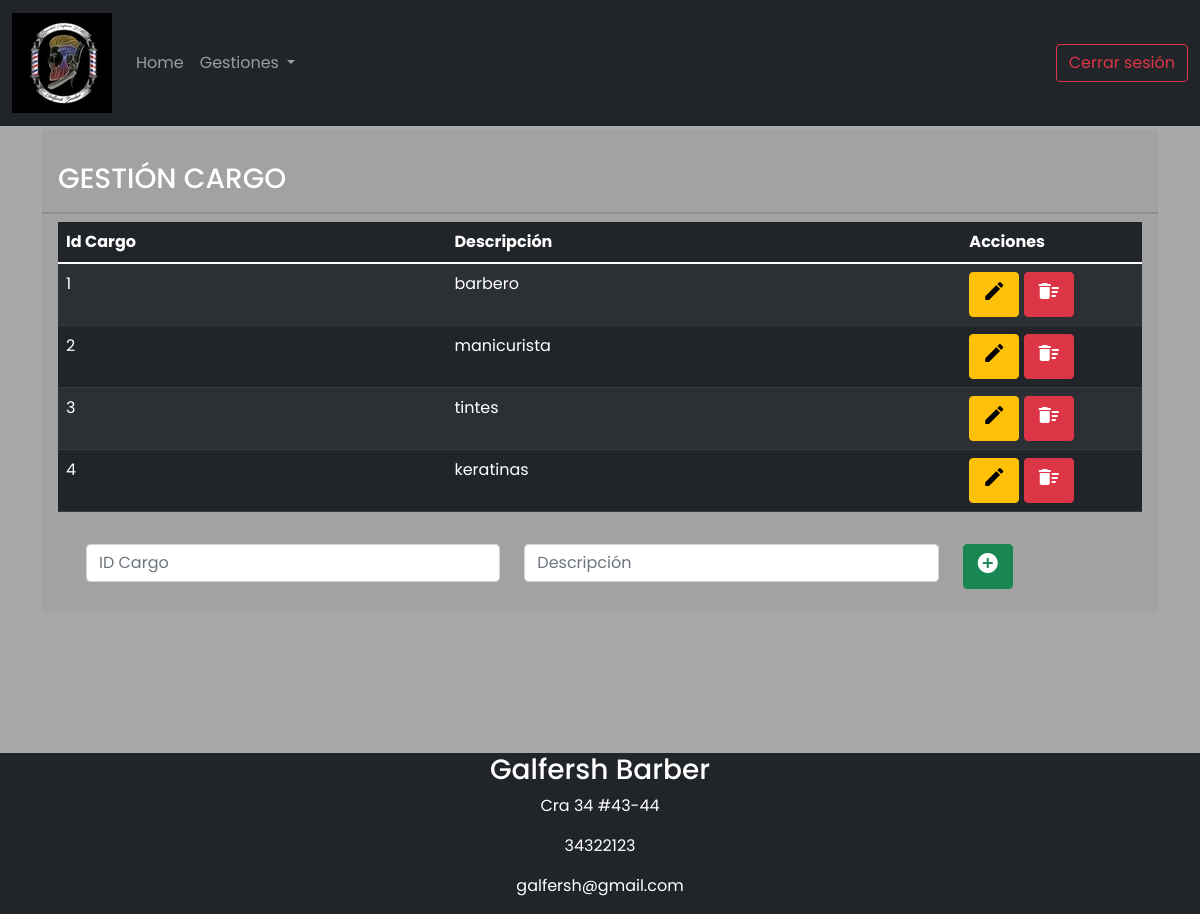
Page /Cargo/gestionCg.php (signed in) on the committed database.
### tables this page shows
CREATE TABLE `cargo` (
  `idcargo` int(11) NOT NULL,
  `descripcion` varchar(45) NOT NULL
);

### Cargo/gestionCg.php (the view, shortened to what this page needs)
<?php
include("../Class/class_cargo.php");
if ($_SESSION['usuario'] && $_SESSION['rol'] == 1) {
?>
    <!doctype html>
    <html lang="es">
    <head>
        <link rel="stylesheet" language="javascript" href="../bootstrap/css/bootstrap.min.css">
        <link rel="stylesheet" href="../sw/dist/sweetalert2.min.css">
        <link rel="stylesheet" href="../CSS/Style.css">
        <link rel="stylesheet" href="https://cdnjs.cloudflare.com/ajax/libs/animate.css/4.1.1/animate.min.css" />
    </head>
    <body>
        <nav class="navbar navbar-dark bg-dark navbar-expand-lg fixed-top">
            <div class="container-fluid">
                <a class="navbar-brand" href="../Home.php">
                    <img src="../Images/LogoPequeño.jpg" alt="Logo" width="100" height="100">
                </a>
                <div class="collapse navbar-collapse" id="navbarSupportedContent">
                    <ul class="navbar-nav me-auto mb-2 mb-lg-0">
                        <li class="nav-item">
                            <a class="nav-link " aria-current="page" href="../Home.php">Home</a>
                        </li>
                        <?php
                        if ($_SESSION['usuario'] && $_SESSION['rol'] == 1) {
                        ?>
                            <li class="nav-item dropdown">
                                <a class="nav-link dropdown-toggle" href="#" id="navbarDropdownMenuLink" role="button" data-bs-toggle="dropdown" aria-expanded="false">
                                    Gestiones
                                </a>
                            </li>
                        <?php
                        }
                        ?>
                    </ul>
                    <a type="button" class="btn btn-outline-danger" href="../logout.php">Cerrar sesión</a>
                </div>
            </div>
        </nav>
        <div class="container posicion-footer">
            <?php
            $cg = new Cargo();
            $reg = $cg->Mostrar();
            ?>
            <div class="posicion">
            <div class="card-header ">
                    <br>
                    <h3 class="text-white">GESTIÓN CARGO</h3>
                </div>
                <div class="card-footer table-responsive">
                    <table class="table table-dark table-striped">
                        <thead>
                            <tr>
                                <th>Id Cargo</th>
                                <th>Descripción</th>
                                <th class="col-2">Acciones</th>
                            </tr>
                        </thead>
                        <?php
                        for ($i = 0; $i < count($reg); $i++) {
                            echo "<tr>";
                            echo "<td>" . $reg[$i]['idcargo'] . "</td>";
                            echo "<td>" . $reg[$i]['descripcion'] . "</td>";
                        ?>
                            <td class="col-2">
                                <button class="btn btn-warning" onclick=window.location="./editarCg.php?idcargo=<?php echo $reg[$i]['idcargo']; ?>">
                                    <span class="material-icons">mode_edit</span>
                                </button>
                                <button class="btn btn-danger" onclick="eliminar('eliminarCg.php?id=<?php echo $reg[$i]['idcargo']; ?>')">
                                    <span class="material-icons">delete_sweep </span>
                                </button>
                            </td>
                            </tr>
                        <?php
                        }
                        ?>
                    </table>
                    <div class="container">
                        <div class=" card-body">
                            <div class="row">
                                <div class="col-md-5">
                                    <form name="form" action="./insertCg.php" method="POST">
                                        <input class="form-control" type="number" name="id" value="" min="0" placeholder="ID Cargo">
                                </div>
                                <div class="col-md-5">
                                    <input type="text" id="desc" name="desc" class="form-control" placeholder="Descripción" Required>
                                </div>
                                <div class="col-md-2">
                                    <button class="btn btn-success">
                                        <span class="material-icons">add_circle</span>
                                    </button>
                                </div>
                            </div>
                        </div>
                    </div>
                </div>
            </div>
        </div>
        <footer class="bg bg-dark text-white">
            <div class="row">
                <div class="centrar">
                    <address>
                        <h3>Galfersh Barber</h3>
                        <p> <span class="oi oi-home footer-address-icon"></span>Cra 34 #43-44</p>
                        <p><span class="oi oi-phone footer-address-icon"></span>34322123</p>
                        <p><span class="oi oi-inbox footer-address-icon"></span>galfersh@gmail.com</p>
                    </address>
                </div>
            </div>
        </footer>
    </body>
    </html>
<?php
} else if (isset($_SESSION['usuario']) && $_SESSION['rol'] == 3 || $_SESSION['rol'] == 2) {
    echo "
    <script type = 'text/javascript'>
    Swal.fire({
        title: 'Error!',
        text: 'Usuario no autorizado',
        icon: 'error',
        showClass: {
            popup: 'animate__animated animate__fadeInDown'
          },
          hideClass: {
            popup: 'animate__animated animate__fadeOutUp'
          }
    }).then((result)=>{
            if(result.value){
                window.location ='../Home.php';
            }
        });
    </script>
";
} else if ($_SESSION['usuario'] == null) {
    echo "
    <script type = 'text/javascript'>
    Swal.fire({
        title: 'Error!',
        text: 'Inicie Sesión como admin',
        icon: 'error',
        showClass: {
            popup: 'animate__animated animate__fadeInDown'
          },
          hideClass: {
            popup: 'animate__animated animate__fadeOutUp'
          }
    }).then((result)=>{
            if(result.value){
                window.location ='../Home.php';
            }
        });
    </script>
";
}
?>

### CSS/Style.css (style rules this page uses)
.centrar { justify-content: center; text-align: center; }
nav { position: fixed; }
* { font-family: 'Josefin Sans', sans-serif; font-family: 'Outfit', sans-serif; font-family: 'Poppins', sans-serif; }
.posicion { margin-top: 130px; margin-bottom: 0px; }
.posicion-footer { margin-top: 0px; margin-bottom: 140px; }
body { background-color: #A8A8A8; font-family: 'Roboto', sans-serif; }

### rows in the picture
cargo: idcargo "1", descripcion "barbero"
cargo: idcargo "2", descripcion "manicurista"
cargo: idcargo "3", descripcion "tintes"
cargo: idcargo "4", descripcion "keratinas"
